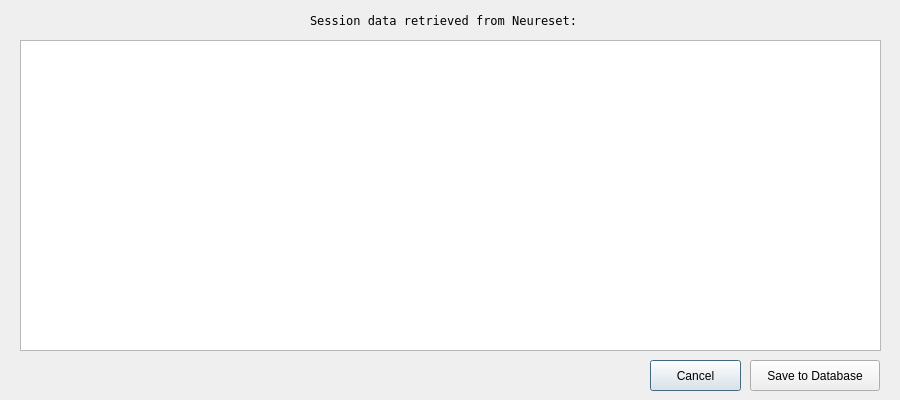
<?xml version="1.0" encoding="UTF-8"?>
<ui version="4.0">
 <class>TransferWindow</class>
 <widget class="QDialog" name="TransferWindow">
  <property name="geometry">
   <rect>
    <x>0</x>
    <y>0</y>
    <width>900</width>
    <height>400</height>
   </rect>
  </property>
  <property name="windowTitle">
   <string>Confirm Transfer</string>
  </property>
  <widget class="QLabel" name="label">
   <property name="geometry">
    <rect>
     <x>310</x>
     <y>10</y>
     <width>291</width>
     <height>20</height>
    </rect>
   </property>
   <property name="font">
    <font>
     <family>DejaVu Sans Mono</family>
    </font>
   </property>
   <property name="text">
    <string>Session data retrieved from Neureset:</string>
   </property>
  </widget>
  <widget class="QListWidget" name="sessionDisplay">
   <property name="geometry">
    <rect>
     <x>20</x>
     <y>40</y>
     <width>861</width>
     <height>311</height>
    </rect>
   </property>
  </widget>
  <widget class="QPushButton" name="cancelButton">
   <property name="geometry">
    <rect>
     <x>650</x>
     <y>360</y>
     <width>91</width>
     <height>31</height>
    </rect>
   </property>
   <property name="text">
    <string>Cancel</string>
   </property>
  </widget>
  <widget class="QPushButton" name="confirmButton">
   <property name="geometry">
    <rect>
     <x>750</x>
     <y>360</y>
     <width>130</width>
     <height>31</height>
    </rect>
   </property>
   <property name="text">
    <string>Save to Database</string>
   </property>
  </widget>
 </widget>
 <resources/>
 <connections/>
</ui>
